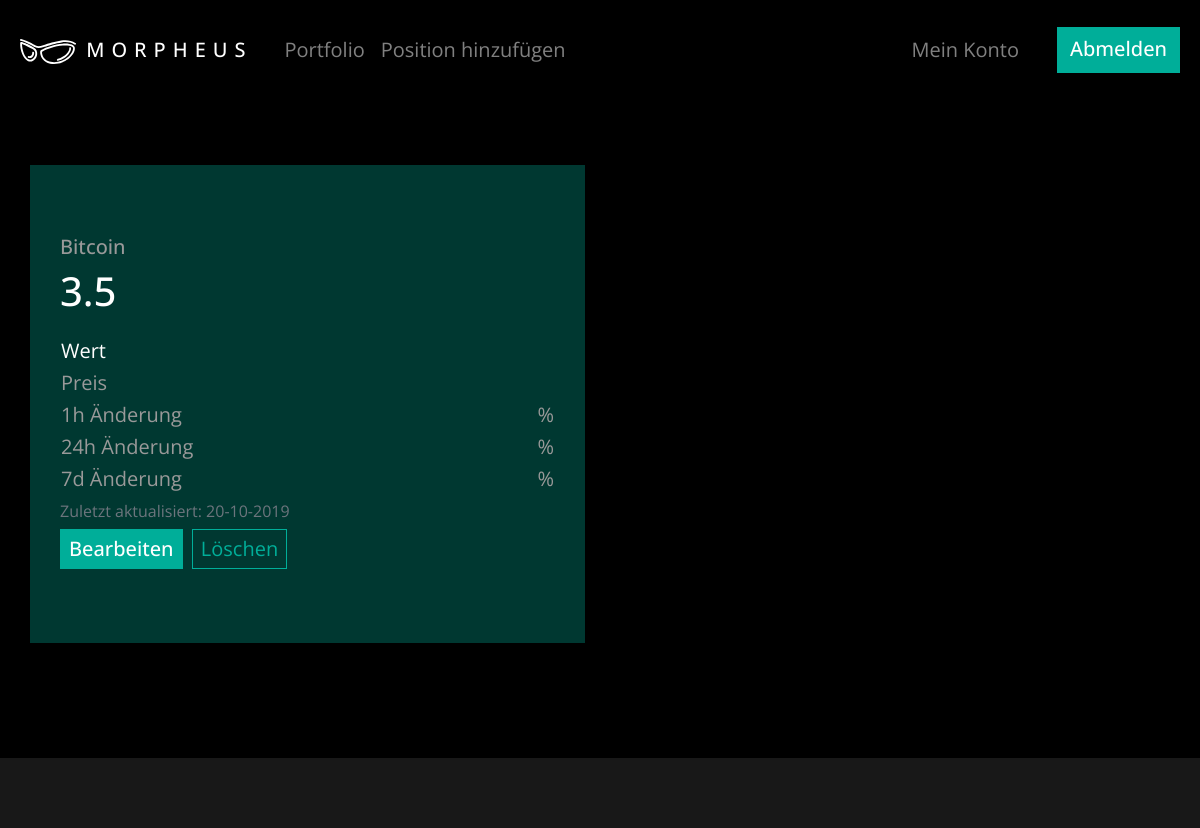
The page /position/1 (signed in) on the database as committed earlier.
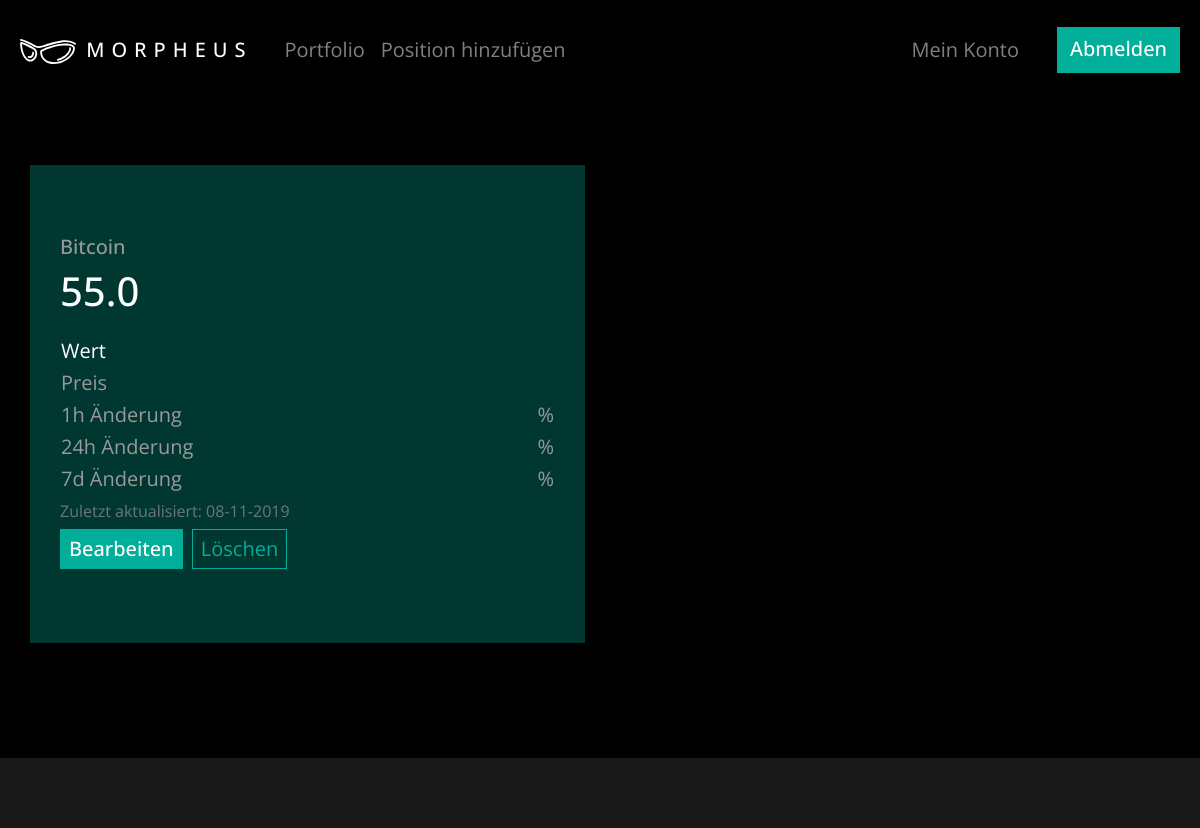
The same page on the database as committed later.
### morpheus/models.py (models this page shows, shortened)
class Position(db.Model):
    id = db.Column(db.Integer, primary_key=True)
    name = db.Column(db.String(100), nullable=False)
    amount = db.Column(db.Float, nullable=False)
    date_posted = db.Column(db.DateTime, nullable=False, default=datetime.utcnow)
    user_id = db.Column(db.Integer, db.ForeignKey('user.id'), nullable=False)

### morpheus/routes.py (the view)
@app.route("/position/<int:position_id>")
@login_required
def position(position_id):
	position = Position.query.get_or_404(position_id)
	if position.author != current_user:
		abort(403)
	return render_template("position.html", title=position.name, position=position)

### morpheus/models.py (called while the page is built)
@login_manager.user_loader
def load_user(user_id):
    return User.query.get(int(user_id))

### morpheus/templates/position.html (shortened to what this page needs)
{% extends "layout.html" %}
{% block content %}
    {% if position.author == current_user %}
    <section class="portfolio-single-positions">
	  		<div class="spalten col-6">
	  			<div class="spalte">
		      <article>
			         	<a href="{{ url_for('position', position_id=position.id) }}"><h5>{{ position.name }}</h5></a>
		         	<a href="{{ url_for('position', position_id=position.id) }}"><h2>{{ position.amount }} {{ symbol }}</h2></a>
		         	<table>
		         		<tr>
				            <td class="td-title text-white">Wert</td>
				            <td class="td-data text-white">{{ value }}</td>
		        		</tr>
		        		<tr>
				            <td class="td-title">Preis</td>
				            <td class="td-data">{{ price }}</td>
		        		</tr>
						<tr>
				            <td class="td-title">1h Änderung</td>
				            <td class="td-data">{{ percent_change_1h }}%</td>
		        		</tr>
		        		<tr>
				            <td class="td-title">24h Änderung</td>
				            <td class="td-data">{{ percent_change_24h }}%</td>
		        		</tr>
		        		<tr>
				            <td class="td-title">7d Änderung</td>
				            <td class="td-data">{{ percent_change_7d }}%</td>
		        		</tr>
		     	</table>
		     	<small class="text-muted">Zuletzt aktualisiert: {{ position.date_posted.strftime("%d-%m-%Y") }}</small>
		     	 {% if position.author == current_user %}
		          <div>
		            <a class="btn btn-primary btn-sm mt-1 mb-1" href="{{ url_for('edit_position', position_id=position.id) }}">Bearbeiten</a>
		            <button type="button" class="btn btn-outline-info btn-sm m-1" data-toggle="modal" data-target="#deleteModal">Löschen</button>
		          </div>
		        {% endif %}
		      </article>
		  </div>
		 </div>
		 </section>
  {% endif %}
{% endblock content %}

### morpheus/templates/layout.html (shortened to what this page needs)
<!DOCTYPE html>
<html>
<head>
    <link rel="stylesheet" href="https://maxcdn.bootstrapcdn.com/bootstrap/4.0.0/css/bootstrap.min.css">
    <link rel="stylesheet" type="text/css" href="{{ url_for('static', filename='main.css') }}">
</head>
<body>
    <header class="site-header">
      <nav class="navbar navbar-expand-md navbar-dark fixed-top">
          <a class="navbar-brand mr-4 logo_text" href="/">
            <img src="{{ url_for('static', filename='img/logo/logo.svg') }}" alt="logo" class="logo_img"/>Morpheus</a>
          <div class="collapse navbar-collapse" id="navbarToggle">
            <div class="navbar-nav mr-auto">
              {% if current_user.is_authenticated %}
              <a class="nav-item nav-link" href="{{ url_for('portfolio') }}">Portfolio</a>
              <a class="nav-item nav-link" href="{{ url_for('new_position') }}">Position hinzufügen</a>
              {% endif %}
            </div>
            <div class="navbar-nav">
              {% if current_user.is_authenticated %}
              <a class="nav-item nav-link" href="{{ url_for('account') }}">Mein Konto</a>
              <a class="btn btn-primary" href="{{ url_for('logout') }}">Abmelden</a>
              {% else %}
              <a class="nav-item nav-link" href="{{ url_for('login') }}">Anmelden</a>
              <a class="btn btn-primary" href="{{ url_for('register') }}">Registrieren</a>
              {% endif %}
            </div>
          </div>
      </nav>
    </header>
    <main role="main" class="content">
      <div class="row">
        <div class="col-md-12">
          {% block content %}{% endblock %}
        </div>
      </div>
    </main>
    <footer>
    </footer>
</body>
</html>

### morpheus/static/main.css (style rules this page uses)
html { position: relative; min-height: 100%; }
article, aside, details, figcaption, figure, footer, header, hgroup, menu, nav, section { display: block; }
body { margin: 100px 0 0 0 !important; background: rgb(0, 0, 0); background-size: cover; color: #ffffff; padding:0; font-family: 'Open Sans', sans-serif; font-size: 20px; font-weight: 400; }
a { font-size: 20px; color: rgb(153, 153, 153); text-decoration: none; }
.logo_img { margin-left: -20px; height: 30px; width: auto; margin-right: 10px; }
.logo_text { font-weight: 500; text-transform: uppercase; margin: auto 0 auto 20px; letter-spacing: 7px; }
.navbar { background: #000000; margin: 0px; padding: 30px 30px 30px 30px; height: 100px; }
.navbar-nav .btn { margin-left: 30px; }
.content { padding: 50px 30px 50px 30px; text-decoration: none; }
.content a { text-decoration: none; }
footer { width: 100%; background-color: rgb(24, 24, 24); color: rgb(255, 255, 255); padding: 40px 30px 30px; margin: 50px 0 0 0; }
.portfolio-single-positions { margin: 0 -15px -15px -15px; }
.spalten { float: left; }
.spalte { background-color: #003831; padding: 70px 30px 70px 30px; margin: 15px 0; color: rgb(153, 153, 153); }
.spalte h2 { font-size: 40px; color: #ffffff; margin-bottom: 20px; }
table, tr { width: 100%; }
.td-title { width: 60%; }
.td-data { width: 40%; text-align: right; }
.btn-primary { border: 1px solid #00AE99; border-radius: 0px; background: #00AE99; color: rgb(255, 255, 255); font-size: 20px; font-weight: 500; }
.btn-outline-info { border: 1px solid #00AE99; border-radius: 0px; font-size: 20px; color: #00AE99; }
@media screen and (max-width: 1200px) { .navbar { padding: 20px 20px 20px 20px; } }
@media screen and (max-width: 1200px) { .logo_img { height: 25px; } }

Rows that differ between the two databases and show on the page:
changed Position "Bitcoin": amount "3.5" → "55.0"; date_posted "20-10-2019" → "08-11-2019"
